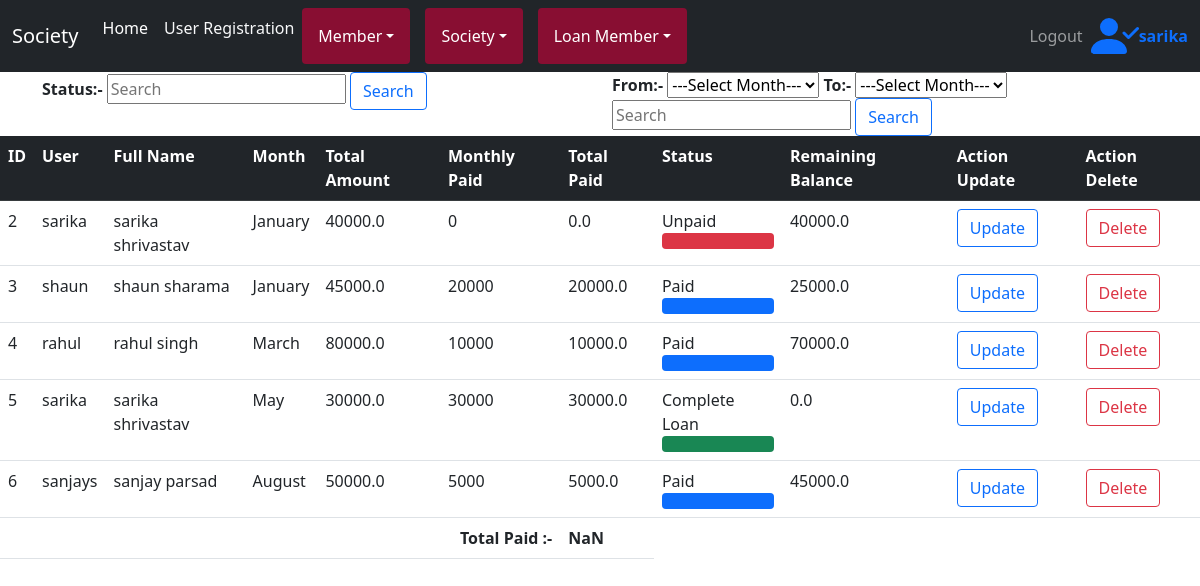
The page /memberloanread (signed in) on the database its author committed.
### admin_app/models.py (models this page shows, shortened)
class Loan(models.Model):
        user=models.ForeignKey(User,on_delete=models.CASCADE,null=True)
        full_name=models.ForeignKey(Member, on_delete=models.CASCADE)
        month =models.CharField(choices=MONTH_CHOICES, max_length=100,default=True)
        total_amounts=models.FloatField(null=True,default=True)
        monthly_pay=models.IntegerField()
        total_paid=models.IntegerField(default=True)
        status=models.CharField(choices=STATUS_CHOICES,max_length=100)
        remaining_balance=models.IntegerField()
        @property
        def remaining_balance(self):
                if(self.total_amounts != None):
                        remaining_balance= self.total_amounts - self.monthly_pay
                        return remaining_balance
        def total_paid(self):
                if(self.total_amounts != None):
                        total_paid = self.total_amounts - self.remaining_balance
                        return total_paid

class Member(models.Model):
        user=models.ForeignKey(User,on_delete=models.CASCADE,null=True)
        full_name=models.CharField(max_length=100)
        date_of_birth=models.DateField(auto_now_add=False,auto_now=False,blank=True)
        mobile_no=models.IntegerField()
        email_id=models.EmailField()
        address=models.TextField()
        aadhar_card_number=models.IntegerField()
        pan_card_number=models.CharField(max_length=100)
        aadhar_card_upload=models.ImageField(upload_to="images")
        pan_card_upload=models.ImageField(upload_to="images")
        member_loan_choice=MultiSelectField(choices=MEMBER_CHOICES,max_length=50)
        def __str__(self):
            return self.full_name

### admin_app/views.py (the view)
# urls.py: path('memberloanread',views.memberloanread,name='memberloanread'),
@login_required
def memberloanread(request):
    read=Loan.objects.all()
    return render(request,'loanreadmember.html',{'read':read})

### templates/loanreadmember.html (shortened to what this page needs)
{% extends 'base.html' %}
{% block content %}
{% include 'nav.html' %}
{% load static %}
<div class="container">
    <div class="row">
        <div class="col-sm">
<form action="{% url 'societysearchloan' %}" method="get">
    <label style="font-weight: bold;" for="">Status:-</label>
   <input  type="text" placeholder="Search" name="query" id="query">
   <button type="submit"  class="btn btn-outline-primary align-center">Search</button>
</form>
</div>
<div class="col-sm">
<form action="{% url 'monthsearchloan' %}" method="POST">
    <label style="font-weight: bold;">From:-</label>
    <select name="startmonth">
        <option selected disabled=true>---Select Month---</option>
    </select>
    <label style="font-weight: bold;">To:-</label>
    <select name="endmonth">
        <option selected disabled=true>---Select Month---</option>
    </select>
    <input  type="text" placeholder="Search" name="name" id="query">
   <button type="submit"  class="btn btn-outline-primary align-center">Search</button>
</form>
</div>
</div>
</div>
<table class="table">
    <tr class="table-dark">
 <th >ID</th>
 <th>User</th>
 <th >Full Name</th>
 <th>Month</th>
 <th >Total Amount</th>
 <th >Monthly Paid</th>
 <th >Total Paid</th>
 <th >Status</th>
 <th >Remaining Balance</th>
 <th>Action Update</th>
 <th>Action Delete</th>
 {% for i in read %}
 <tr>
   <td>{{i.id}}</td>
   <td>{{i.user}}</td>
   <td>{{i.full_name}}</td>
   <td>{{i.month}}</td>
       <td>{{i.total_amounts}}</td>
       <td>{{i.monthly_pay}}</td>
       <td id="7" >{{i.total_paid}}</td>
       <td>{{i.status}}
       {% if i.status == 'Paid' %}
       <div class="progress">
        <div class="progress-bar bg-item" role="progressbar" style="width:100%" aria-valuenow="20" aria-valuemin="0" aria-valuemax="100"></div>
    </div>
    {% endif %}
    {% if i.status == 'Unpaid' %}
       <div class="progress">
        <div class="progress-bar bg-danger" role="progressbar" style="width:100%" aria-valuenow="20" aria-valuemin="0" aria-valuemax="100"></div>
    </div>
    {% endif %}
    {% if i.status == 'Complete Loan' %}
       <div class="progress">
        <div class="progress-bar bg-success" role="progressbar" style="width:100%" aria-valuenow="20" aria-valuemin="0" aria-valuemax="100"></div>
    </div>
    {% endif %}
    </td>
       <td>{{i.remaining_balance}}</td>
       <td><a href="{% url 'update' i.id %}"  class="btn btn-outline-primary">Update</a></td>
        <td><a href="{% url 'delete' i.id %}" class="btn btn-outline-danger">Delete</a></td>
    </tr>
    {% endfor %}
    <tr>
        <td colspan="6" style="font-weight: bold; text-align: right;">Total Paid :-</td>
        <td id="totalamount" style="font-weight: bold;"></td>
    </tr>
</table>
{% endblock %}

### templates/nav.html (shortened to what this page needs)
{% extends 'base.html' %}
{% block content %}
{% load static %}
<nav class="navbar navbar-expand-lg navbar-drak  navbar-dark bg-dark text-light">
    <div class="container-fluid">
     <a class="navbar-brand" href="#">Society</a>
      <div class="collapse navbar-collapse" id="navbarSupportedContent">
        <ul class="navbar-nav me-auto mb-2 mb-lg-0">
          <li class="nav-item ">
            <a class="nav-link active" aria-current="page" href="{% url 'home' %}">Home</a>
          </li>
              <li><a class="nav-link text-light" href="{% url 'signup' %}">User Registration</a></li>
                <div class="dropdown">
                  <button class="dropbtn btn btn-secondary dropdown-toggle ">Member</button>
                </div>
                <div class="dropdown">
                  <button class="dropbtn btn btn-secondary dropdown-toggle ">Society</button>
                </div>
                <div class="dropdown">
                  <button class="dropbtn btn btn-secondary dropdown-toggle ">Loan Member</button>
                </div>
        </ul>
          <ul class="navbar-nav my-2 my-lg-0">
              <li class="nav-item active">
                <a class="nav-link" href="{% url 'logout' %}">Logout</a></li>
          </ul>
          {%if request.user.is_authenticated%}
        <strong class="text-primary">
          {{request.user}}</strong>
        {%endif%}
      </div>
    </div>
    </nav>
{% endblock %}

### templates/nav.html (style rules this page uses)
.dropbtn { background-color: #880e32; color: white; padding: 16px; font-size: 16px; border: none; cursor: pointer; margin-right:15px; }
.dropdown { position: relative; display: inline-block; }

### rows shown on the page
Loan: id "2", user "sarika", full_name "sarika shrivastav", month "January", total_amounts "40000.0", monthly_pay "0", total_paid "0.0", status "Unpaid", remaining_balance "40000.0"
Loan: id "3", user "shaun", full_name "shaun sharama", month "January", total_amounts "45000.0", monthly_pay "20000", total_paid "20000.0", status "Paid", remaining_balance "25000.0"
Loan: id "4", user "rahul", full_name "rahul singh", month "March", total_amounts "80000.0", monthly_pay "10000", total_paid "10000.0", status "Paid", remaining_balance "70000.0"
Loan: id "5", user "sarika", full_name "sarika shrivastav", month "May", total_amounts "30000.0", monthly_pay "30000", total_paid "30000.0", status "Complete Loan", remaining_balance "0.0"
Loan: id "6", user "sanjays", full_name "sanjay parsad", month "August", total_amounts "50000.0", monthly_pay "5000", total_paid "5000.0", status "Paid", remaining_balance "45000.0"

### other values the page prints
{{ request.user }} "sarika"
